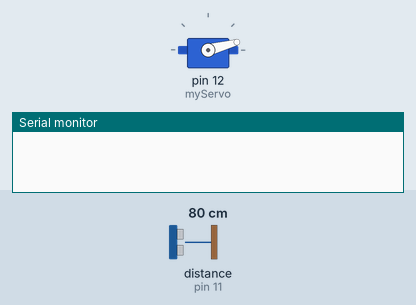
Simulated run of this sketch. Board: Arduino Uno, built with avr-gcc and run on an emulated ATmega328P. Shown: servo, the last lines printed to the serial monitor. Wiring (inferred from the names in the program): ultrasonic range finder: trigger pin 10; echo pin 11. Inputs (shaded band) come from the test bench; at power-on: distance to the obstacle (sensor on pin 11) 80 cm. The echo pulse lasts 58.3 µs per cm.

Above: at 0.01 s.
1.3 s: distance to the obstacle (sensor on pin 11) set to 2 cm
At 2.2 s:
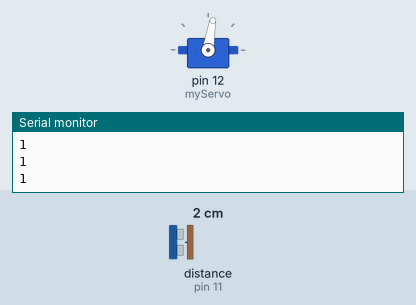
4.3 s: distance to the obstacle (sensor on pin 11) set to 120 cm
At 4.93 s:
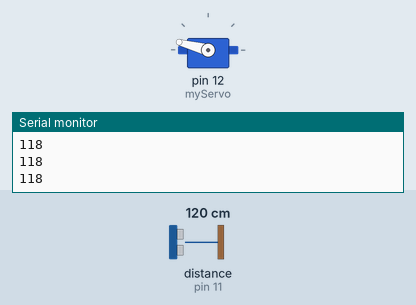
7.3 s: distance to the obstacle (sensor on pin 11) set to 4 cm
10.3 s: distance to the obstacle (sensor on pin 11) set to 18 cm
At 11.0 s:
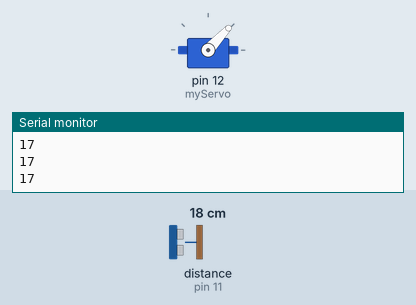
Timing chart, 0 to 14.3 s (numbered marks = the images above; inputs shaded):
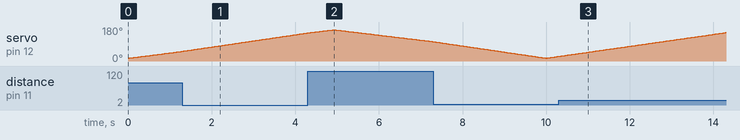

The sketch:

radar1.ino
```cpp
// Includes the Servo library
#include <Servo.h>.
// Defines Tirg and Echo pins of the Ultrasonic Sensor
const int trigPin = 10;
const int echoPin = 11;
// Variables for the duration and the distance
long duration;
int distance;
Servo myServo; // Creates a servo object for controlling the servo motor
void setup() {
  pinMode(trigPin, OUTPUT); // Sets the trigPin as an Output
  pinMode(echoPin, INPUT); // Sets the echoPin as an Input
  Serial.begin(9600);
  myServo.attach(12); // Defines on which pin is the servo motor attached
}
void loop() {
  // rotates the servo motor from 15 to 165 degrees
  for(int i=15;i<=165;i++){
  myServo.write(i);
  delay(30);
  distance = calculateDistance();// Calls a function for calculating the distance measured by the Ultrasonic sensor for each degree
  distance=int(distance);
 // Serial.print(i); // Sends the current degree into the Serial Port
  Serial.print("\n");
  //Serial.print(","); // Sends addition character right next to the previous value needed later in the Processing IDE for indexing
  Serial.print(distance); // Sends the distance value into the Serial Port
 // Serial.print("."); // Sends addition character right next to the previous value needed later in the Processing IDE for indexing
  }
  // Repeats the previous lines from 165 to 15 degrees
  for(int i=165;i>15;i--){
  myServo.write(i);
  delay(30);
  distance = calculateDistance();
  distance=int(distance);
  //Serial.print(i);
  Serial.print("\n");
  Serial.print(distance);
//  Serial.print(type(distance));
  //Serial.print(".");
  }
}
// Function for calculating the distance measured by the Ultrasonic sensor
int calculateDistance(){

  digitalWrite(trigPin, LOW);
  delayMicroseconds(2);
  // Sets the trigPin on HIGH state for 10 micro seconds
  digitalWrite(trigPin, HIGH);
  delayMicroseconds(10);
  digitalWrite(trigPin, LOW);
  duration = pulseIn(echoPin, HIGH); // Reads the echoPin, returns the sound wave travel time in microseconds
  distance= duration*0.034/2;
  return distance;
}
```
